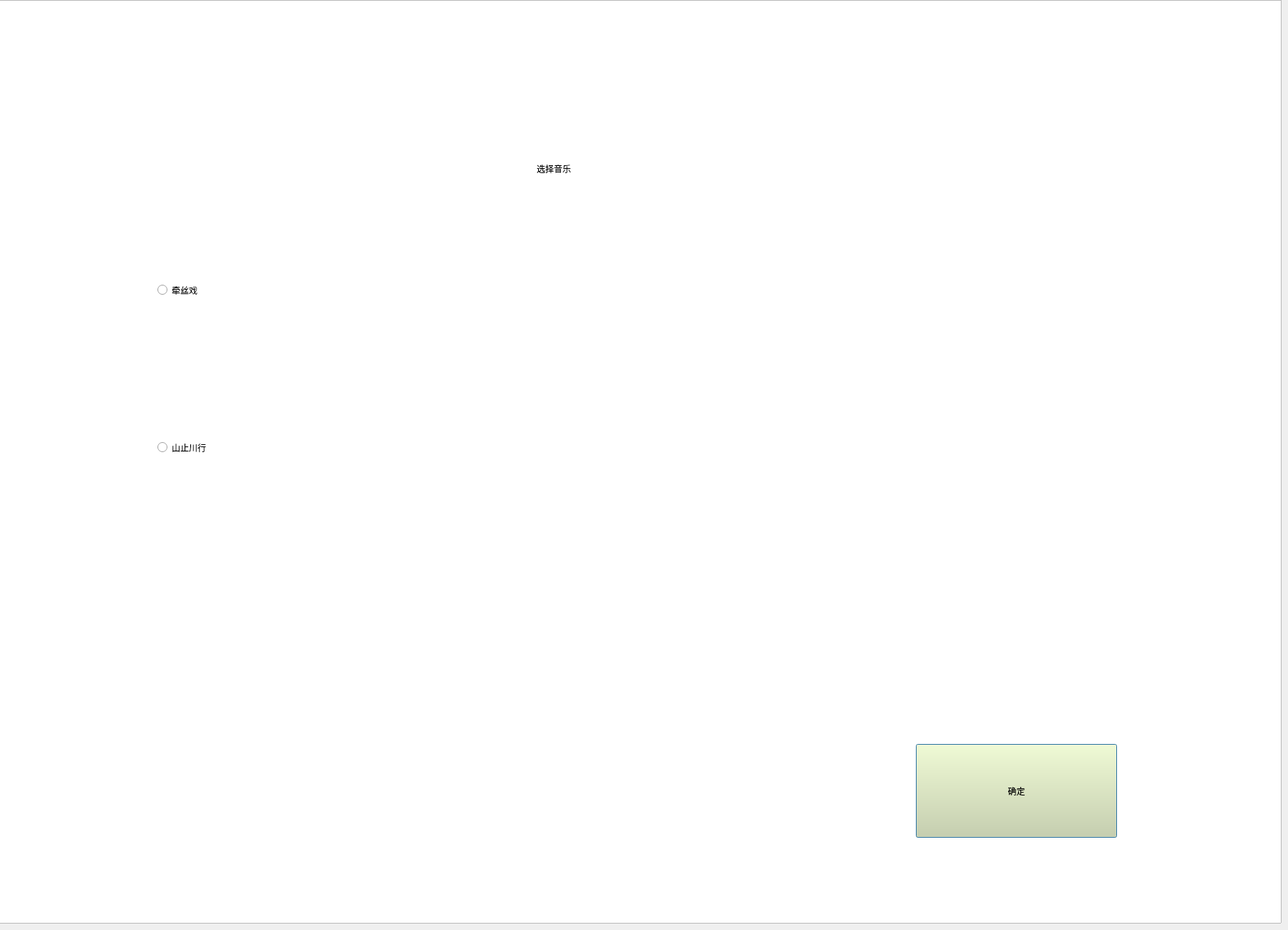
<?xml version="1.0" encoding="UTF-8"?>
<ui version="4.0">
 <class>mode</class>
 <widget class="QDialog" name="mode">
  <property name="geometry">
   <rect>
    <x>0</x>
    <y>0</y>
    <width>1800</width>
    <height>1300</height>
   </rect>
  </property>
  <property name="windowTitle">
   <string>Dialog</string>
  </property>
  <widget class="QGraphicsView" name="graphicsView">
   <property name="geometry">
    <rect>
     <x>-70</x>
     <y>0</y>
     <width>1861</width>
     <height>1291</height>
    </rect>
   </property>
   <property name="styleSheet">
    <string notr="true">background-image: url(:/C:/Users/86130/Pictures/Saved Pictures/image 1.jpg);</string>
   </property>
  </widget>
  <widget class="QPushButton" name="pushButton">
   <property name="geometry">
    <rect>
     <x>1280</x>
     <y>1040</y>
     <width>281</width>
     <height>131</height>
    </rect>
   </property>
   <property name="styleSheet">
    <string notr="true">font: 20pt &quot;新宋体&quot;;
background-color: rgb(216, 216, 162);</string>
   </property>
   <property name="text">
    <string>确定</string>
   </property>
  </widget>
  <widget class="QRadioButton" name="radioButton">
   <property name="geometry">
    <rect>
     <x>220</x>
     <y>350</y>
     <width>311</width>
     <height>111</height>
    </rect>
   </property>
   <property name="styleSheet">
    <string notr="true">font: 20pt &quot;Arial&quot;;</string>
   </property>
   <property name="text">
    <string>牵丝戏</string>
   </property>
  </widget>
  <widget class="QRadioButton" name="radioButton_2">
   <property name="geometry">
    <rect>
     <x>220</x>
     <y>560</y>
     <width>291</width>
     <height>131</height>
    </rect>
   </property>
   <property name="styleSheet">
    <string notr="true">font: 20pt &quot;Arial&quot;;</string>
   </property>
   <property name="text">
    <string>山止川行</string>
   </property>
  </widget>
  <widget class="QLabel" name="label">
   <property name="geometry">
    <rect>
     <x>750</x>
     <y>180</y>
     <width>281</width>
     <height>111</height>
    </rect>
   </property>
   <property name="styleSheet">
    <string notr="true">font: 20pt &quot;隶书&quot;;</string>
   </property>
   <property name="text">
    <string>选择音乐</string>
   </property>
  </widget>
 </widget>
 <resources/>
 <connections/>
</ui>
